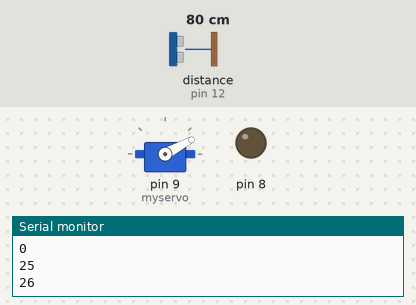
The sketch below on a simulated Arduino Uno, built with avr-gcc and run on an emulated ATmega328P. On the bench: servo, output pins drawn as LEDs (lit = HIGH), the last lines printed to the serial monitor. Wiring (inferred from the names in the program): ultrasonic range finder: trigger pin 13; echo pin 12. The test bench sets the inputs (shaded band); at power-on: distance to the obstacle (sensor on pin 12) 80 cm. The echo pulse lasts 58.3 µs per cm; pins used as bus, display or sensor lines are not drawn.

Above: at 1.2 s.
1.3 s: distance to the obstacle (sensor on pin 12) set to 2 cm
At 4.82 s:
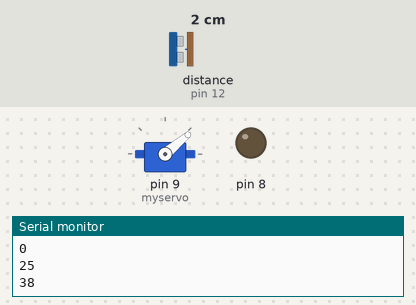
At 10.91 s:
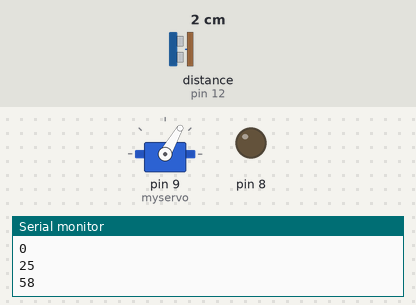
Timing chart, 0 to 18.6 s (numbered marks = the images above; inputs shaded):
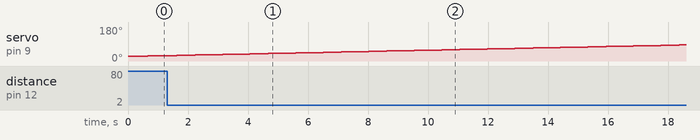

The sketch:

Ultra_sonic_navigation.ino
```cpp
/*
 HC-SR04 Ping distance sensor:
 VCC to arduino 5v
 GND to arduino GND
 Echo to Arduino pin 12
 Trig to Arduino pin 13

 Thanks for sort function to https://www.tutorialspoint.com/c_standard_library/c_function_qsort.htm
 */


#include <Servo.h>
#define echoPin 12 // Echo Pin
#define trigPin 13 // Trigger Pin


Servo myservo;
int pos;
int posFinal;
int Pos1 =180;
int Pos2 =0;
int distPos1;
int distPos2;
int minDist=400;
int muestras=4;
int mediana =1+ (muestras/2);
int values[] = { 0, 0, 0, 0, 0 };
long duration, distance, realDistance; // Duration used to calculate distance
//long pos = 50;
int cmpfunc (const void * a, const void * b)
{
   return ( *(int*)a - *(int*)b );
}
void setup() {
 myservo.attach(9);
 Serial.begin (9600);
 pinMode(trigPin, OUTPUT);
 pinMode(echoPin, INPUT);
 pinMode(8, OUTPUT);
}
//////////////////////////////////////////////////////////////////////////


///////////////////////////////////////////////////////////////////////////////
void loop() {
  int m;
/* The following trigPin/echoPin cycle is used to determine the
 distance of the nearest object by bouncing soundwaves off of it. */
for(int j = 0; j <= 300; j+= 1)  // goes from 0 degrees to 180 degrees
  {      // in steps of 1 degree
     if (j<150) {
       pos = j + 25;
     }
     else pos = 325 - j;
     myservo.write(pos);               // tell servo to go to position in variable 'pos'
     for(int n = 0; n <= muestras+1; n+= 1)
     {
     //ultrasonic
     digitalWrite(trigPin, LOW);
     delayMicroseconds(2);

     digitalWrite(trigPin, HIGH);
     delayMicroseconds(10);

     digitalWrite(trigPin, LOW);
     duration = pulseIn(echoPin, HIGH);
     //

     //Calculate the distance (in cm) based on the speed of sound.
     distance = duration/58.2;
     values[n]=distance;

     delay(50);
     }
     qsort(values, 5, sizeof(int), cmpfunc);
     realDistance=values[mediana];
     Serial.println(realDistance);
     if ( realDistance < minDist ){
      minDist=realDistance;
      Pos1=pos;
     }
     distPos1=minDist+2;
     distPos2=minDist-2;
     Serial.println(minDist);
     Serial.println(Pos1);
     Serial.println(Pos2);
     if ( (realDistance <= distPos1) && (realDistance >= distPos2) ){
      if (pos<Pos1){
        Pos1=pos;
      }
      if (pos>Pos2){
        Pos2=pos;
      }
     }
     //Serial.println(values[3]);
     //delay(50);
  }
Serial.println(Pos1);
Serial.println(Pos2);
  posFinal=(Pos1+Pos2)/2;
  Serial.println(posFinal);
  myservo.write(posFinal);
Pos1 =180;
Pos2 =0;
minDist=400;

 //Delay 50ms before next reading.
 delay(10000);
}
```
